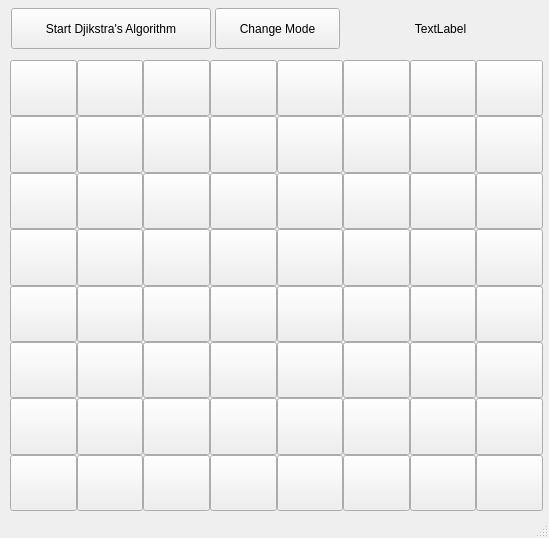
<?xml version="1.0" encoding="UTF-8"?>
<ui version="4.0">
 <class>MainWindow</class>
 <widget class="QMainWindow" name="MainWindow">
  <property name="geometry">
   <rect>
    <x>0</x>
    <y>0</y>
    <width>549</width>
    <height>538</height>
   </rect>
  </property>
  <property name="windowTitle">
   <string>MainWindow</string>
  </property>
  <widget class="QWidget" name="centralwidget">
   <widget class="QWidget" name="gridLayoutWidget">
    <property name="geometry">
     <rect>
      <x>10</x>
      <y>60</y>
      <width>533</width>
      <height>451</height>
     </rect>
    </property>
    <layout class="QGridLayout" name="gridLayout" rowstretch="8,8,8,8,8,8,8,8">
     <property name="spacing">
      <number>0</number>
     </property>
     <item row="7" column="0">
      <widget class="QPushButton" name="b07">
       <property name="sizePolicy">
        <sizepolicy hsizetype="Minimum" vsizetype="Expanding">
         <horstretch>0</horstretch>
         <verstretch>0</verstretch>
        </sizepolicy>
       </property>
       <property name="text">
        <string/>
       </property>
      </widget>
     </item>
     <item row="6" column="0">
      <widget class="QPushButton" name="b06">
       <property name="sizePolicy">
        <sizepolicy hsizetype="Minimum" vsizetype="Expanding">
         <horstretch>0</horstretch>
         <verstretch>0</verstretch>
        </sizepolicy>
       </property>
       <property name="text">
        <string/>
       </property>
      </widget>
     </item>
     <item row="1" column="0">
      <widget class="QPushButton" name="b01">
       <property name="sizePolicy">
        <sizepolicy hsizetype="Minimum" vsizetype="Expanding">
         <horstretch>0</horstretch>
         <verstretch>0</verstretch>
        </sizepolicy>
       </property>
       <property name="text">
        <string/>
       </property>
      </widget>
     </item>
     <item row="4" column="0">
      <widget class="QPushButton" name="b04">
       <property name="sizePolicy">
        <sizepolicy hsizetype="Minimum" vsizetype="Expanding">
         <horstretch>0</horstretch>
         <verstretch>0</verstretch>
        </sizepolicy>
       </property>
       <property name="text">
        <string/>
       </property>
      </widget>
     </item>
     <item row="2" column="0">
      <widget class="QPushButton" name="b02">
       <property name="sizePolicy">
        <sizepolicy hsizetype="Minimum" vsizetype="Expanding">
         <horstretch>0</horstretch>
         <verstretch>0</verstretch>
        </sizepolicy>
       </property>
       <property name="text">
        <string/>
       </property>
      </widget>
     </item>
     <item row="5" column="0">
      <widget class="QPushButton" name="b05">
       <property name="sizePolicy">
        <sizepolicy hsizetype="Minimum" vsizetype="Expanding">
         <horstretch>0</horstretch>
         <verstretch>0</verstretch>
        </sizepolicy>
       </property>
       <property name="text">
        <string/>
       </property>
      </widget>
     </item>
     <item row="0" column="5">
      <widget class="QPushButton" name="b50">
       <property name="sizePolicy">
        <sizepolicy hsizetype="Minimum" vsizetype="Expanding">
         <horstretch>0</horstretch>
         <verstretch>0</verstretch>
        </sizepolicy>
       </property>
       <property name="text">
        <string/>
       </property>
      </widget>
     </item>
     <item row="0" column="6">
      <widget class="QPushButton" name="b60">
       <property name="sizePolicy">
        <sizepolicy hsizetype="Minimum" vsizetype="Expanding">
         <horstretch>0</horstretch>
         <verstretch>0</verstretch>
        </sizepolicy>
       </property>
       <property name="text">
        <string/>
       </property>
      </widget>
     </item>
     <item row="0" column="0">
      <widget class="QPushButton" name="b00">
       <property name="sizePolicy">
        <sizepolicy hsizetype="Minimum" vsizetype="Expanding">
         <horstretch>0</horstretch>
         <verstretch>0</verstretch>
        </sizepolicy>
       </property>
       <property name="text">
        <string/>
       </property>
      </widget>
     </item>
     <item row="0" column="3">
      <widget class="QPushButton" name="b30">
       <property name="sizePolicy">
        <sizepolicy hsizetype="Minimum" vsizetype="Expanding">
         <horstretch>0</horstretch>
         <verstretch>0</verstretch>
        </sizepolicy>
       </property>
       <property name="text">
        <string/>
       </property>
      </widget>
     </item>
     <item row="0" column="2">
      <widget class="QPushButton" name="b20">
       <property name="sizePolicy">
        <sizepolicy hsizetype="Minimum" vsizetype="Expanding">
         <horstretch>0</horstretch>
         <verstretch>0</verstretch>
        </sizepolicy>
       </property>
       <property name="text">
        <string/>
       </property>
      </widget>
     </item>
     <item row="0" column="1">
      <widget class="QPushButton" name="b10">
       <property name="sizePolicy">
        <sizepolicy hsizetype="Minimum" vsizetype="Expanding">
         <horstretch>0</horstretch>
         <verstretch>0</verstretch>
        </sizepolicy>
       </property>
       <property name="text">
        <string/>
       </property>
      </widget>
     </item>
     <item row="0" column="4">
      <widget class="QPushButton" name="b40">
       <property name="sizePolicy">
        <sizepolicy hsizetype="Minimum" vsizetype="Expanding">
         <horstretch>0</horstretch>
         <verstretch>0</verstretch>
        </sizepolicy>
       </property>
       <property name="text">
        <string/>
       </property>
      </widget>
     </item>
     <item row="3" column="0">
      <widget class="QPushButton" name="b03">
       <property name="sizePolicy">
        <sizepolicy hsizetype="Minimum" vsizetype="Expanding">
         <horstretch>0</horstretch>
         <verstretch>0</verstretch>
        </sizepolicy>
       </property>
       <property name="text">
        <string/>
       </property>
      </widget>
     </item>
     <item row="0" column="7">
      <widget class="QPushButton" name="b70">
       <property name="sizePolicy">
        <sizepolicy hsizetype="Minimum" vsizetype="Expanding">
         <horstretch>0</horstretch>
         <verstretch>0</verstretch>
        </sizepolicy>
       </property>
       <property name="text">
        <string/>
       </property>
      </widget>
     </item>
     <item row="1" column="1">
      <widget class="QPushButton" name="b11">
       <property name="sizePolicy">
        <sizepolicy hsizetype="Minimum" vsizetype="Expanding">
         <horstretch>0</horstretch>
         <verstretch>0</verstretch>
        </sizepolicy>
       </property>
       <property name="text">
        <string/>
       </property>
      </widget>
     </item>
     <item row="1" column="2">
      <widget class="QPushButton" name="b21">
       <property name="sizePolicy">
        <sizepolicy hsizetype="Minimum" vsizetype="Expanding">
         <horstretch>0</horstretch>
         <verstretch>0</verstretch>
        </sizepolicy>
       </property>
       <property name="text">
        <string/>
       </property>
      </widget>
     </item>
     <item row="1" column="3">
      <widget class="QPushButton" name="b31">
       <property name="sizePolicy">
        <sizepolicy hsizetype="Minimum" vsizetype="Expanding">
         <horstretch>0</horstretch>
         <verstretch>0</verstretch>
        </sizepolicy>
       </property>
       <property name="text">
        <string/>
       </property>
      </widget>
     </item>
     <item row="1" column="4">
      <widget class="QPushButton" name="b41">
       <property name="sizePolicy">
        <sizepolicy hsizetype="Minimum" vsizetype="Expanding">
         <horstretch>0</horstretch>
         <verstretch>0</verstretch>
        </sizepolicy>
       </property>
       <property name="text">
        <string/>
       </property>
      </widget>
     </item>
     <item row="1" column="5">
      <widget class="QPushButton" name="b51">
       <property name="sizePolicy">
        <sizepolicy hsizetype="Minimum" vsizetype="Expanding">
         <horstretch>0</horstretch>
         <verstretch>0</verstretch>
        </sizepolicy>
       </property>
       <property name="text">
        <string/>
       </property>
      </widget>
     </item>
     <item row="1" column="6">
      <widget class="QPushButton" name="b61">
       <property name="sizePolicy">
        <sizepolicy hsizetype="Minimum" vsizetype="Expanding">
         <horstretch>0</horstretch>
         <verstretch>0</verstretch>
        </sizepolicy>
       </property>
       <property name="text">
        <string/>
       </property>
      </widget>
     </item>
     <item row="1" column="7">
      <widget class="QPushButton" name="b71">
       <property name="sizePolicy">
        <sizepolicy hsizetype="Minimum" vsizetype="Expanding">
         <horstretch>0</horstretch>
         <verstretch>0</verstretch>
        </sizepolicy>
       </property>
       <property name="text">
        <string/>
       </property>
      </widget>
     </item>
     <item row="2" column="1">
      <widget class="QPushButton" name="b12">
       <property name="sizePolicy">
        <sizepolicy hsizetype="Minimum" vsizetype="Expanding">
         <horstretch>0</horstretch>
         <verstretch>0</verstretch>
        </sizepolicy>
       </property>
       <property name="text">
        <string/>
       </property>
      </widget>
     </item>
     <item row="2" column="2">
      <widget class="QPushButton" name="b22">
       <property name="sizePolicy">
        <sizepolicy hsizetype="Minimum" vsizetype="Expanding">
         <horstretch>0</horstretch>
         <verstretch>0</verstretch>
        </sizepolicy>
       </property>
       <property name="text">
        <string/>
       </property>
      </widget>
     </item>
     <item row="2" column="3">
      <widget class="QPushButton" name="b32">
       <property name="sizePolicy">
        <sizepolicy hsizetype="Minimum" vsizetype="Expanding">
         <horstretch>0</horstretch>
         <verstretch>0</verstretch>
        </sizepolicy>
       </property>
       <property name="text">
        <string/>
       </property>
      </widget>
     </item>
     <item row="2" column="4">
      <widget class="QPushButton" name="b42">
       <property name="sizePolicy">
        <sizepolicy hsizetype="Minimum" vsizetype="Expanding">
         <horstretch>0</horstretch>
         <verstretch>0</verstretch>
        </sizepolicy>
       </property>
       <property name="text">
        <string/>
       </property>
      </widget>
     </item>
     <item row="2" column="5">
      <widget class="QPushButton" name="b52">
       <property name="sizePolicy">
        <sizepolicy hsizetype="Minimum" vsizetype="Expanding">
         <horstretch>0</horstretch>
         <verstretch>0</verstretch>
        </sizepolicy>
       </property>
       <property name="text">
        <string/>
       </property>
      </widget>
     </item>
     <item row="2" column="6">
      <widget class="QPushButton" name="b62">
       <property name="sizePolicy">
        <sizepolicy hsizetype="Minimum" vsizetype="Expanding">
         <horstretch>0</horstretch>
         <verstretch>0</verstretch>
        </sizepolicy>
       </property>
       <property name="text">
        <string/>
       </property>
      </widget>
     </item>
     <item row="2" column="7">
      <widget class="QPushButton" name="b72">
       <property name="sizePolicy">
        <sizepolicy hsizetype="Minimum" vsizetype="Expanding">
         <horstretch>0</horstretch>
         <verstretch>0</verstretch>
        </sizepolicy>
       </property>
       <property name="text">
        <string/>
       </property>
      </widget>
     </item>
     <item row="3" column="1">
      <widget class="QPushButton" name="b13">
       <property name="sizePolicy">
        <sizepolicy hsizetype="Minimum" vsizetype="Expanding">
         <horstretch>0</horstretch>
         <verstretch>0</verstretch>
        </sizepolicy>
       </property>
       <property name="text">
        <string/>
       </property>
      </widget>
     </item>
     <item row="3" column="2">
      <widget class="QPushButton" name="b23">
       <property name="sizePolicy">
        <sizepolicy hsizetype="Minimum" vsizetype="Expanding">
         <horstretch>0</horstretch>
         <verstretch>0</verstretch>
        </sizepolicy>
       </property>
       <property name="text">
        <string/>
       </property>
      </widget>
     </item>
     <item row="3" column="3">
      <widget class="QPushButton" name="b33">
       <property name="sizePolicy">
        <sizepolicy hsizetype="Minimum" vsizetype="Expanding">
         <horstretch>0</horstretch>
         <verstretch>0</verstretch>
        </sizepolicy>
       </property>
       <property name="text">
        <string/>
       </property>
      </widget>
     </item>
     <item row="4" column="1">
      <widget class="QPushButton" name="b14">
       <property name="sizePolicy">
        <sizepolicy hsizetype="Minimum" vsizetype="Expanding">
         <horstretch>0</horstretch>
         <verstretch>0</verstretch>
        </sizepolicy>
       </property>
       <property name="text">
        <string/>
       </property>
      </widget>
     </item>
     <item row="4" column="2">
      <widget class="QPushButton" name="b24">
       <property name="sizePolicy">
        <sizepolicy hsizetype="Minimum" vsizetype="Expanding">
         <horstretch>0</horstretch>
         <verstretch>0</verstretch>
        </sizepolicy>
       </property>
       <property name="text">
        <string/>
       </property>
      </widget>
     </item>
     <item row="4" column="3">
      <widget class="QPushButton" name="b34">
       <property name="sizePolicy">
        <sizepolicy hsizetype="Minimum" vsizetype="Expanding">
         <horstretch>0</horstretch>
         <verstretch>0</verstretch>
        </sizepolicy>
       </property>
       <property name="text">
        <string/>
       </property>
      </widget>
     </item>
     <item row="4" column="4">
      <widget class="QPushButton" name="b44">
       <property name="sizePolicy">
        <sizepolicy hsizetype="Minimum" vsizetype="Expanding">
         <horstretch>0</horstretch>
         <verstretch>0</verstretch>
        </sizepolicy>
       </property>
       <property name="text">
        <string/>
       </property>
      </widget>
     </item>
     <item row="3" column="4">
      <widget class="QPushButton" name="b43">
       <property name="sizePolicy">
        <sizepolicy hsizetype="Minimum" vsizetype="Expanding">
         <horstretch>0</horstretch>
         <verstretch>0</verstretch>
        </sizepolicy>
       </property>
       <property name="text">
        <string/>
       </property>
      </widget>
     </item>
     <item row="3" column="5">
      <widget class="QPushButton" name="b53">
       <property name="sizePolicy">
        <sizepolicy hsizetype="Minimum" vsizetype="Expanding">
         <horstretch>0</horstretch>
         <verstretch>0</verstretch>
        </sizepolicy>
       </property>
       <property name="text">
        <string/>
       </property>
      </widget>
     </item>
     <item row="3" column="6">
      <widget class="QPushButton" name="b63">
       <property name="sizePolicy">
        <sizepolicy hsizetype="Minimum" vsizetype="Expanding">
         <horstretch>0</horstretch>
         <verstretch>0</verstretch>
        </sizepolicy>
       </property>
       <property name="text">
        <string/>
       </property>
      </widget>
     </item>
     <item row="3" column="7">
      <widget class="QPushButton" name="b73">
       <property name="sizePolicy">
        <sizepolicy hsizetype="Minimum" vsizetype="Expanding">
         <horstretch>0</horstretch>
         <verstretch>0</verstretch>
        </sizepolicy>
       </property>
       <property name="text">
        <string/>
       </property>
      </widget>
     </item>
     <item row="4" column="5">
      <widget class="QPushButton" name="b54">
       <property name="sizePolicy">
        <sizepolicy hsizetype="Minimum" vsizetype="Expanding">
         <horstretch>0</horstretch>
         <verstretch>0</verstretch>
        </sizepolicy>
       </property>
       <property name="text">
        <string/>
       </property>
      </widget>
     </item>
     <item row="4" column="6">
      <widget class="QPushButton" name="b64">
       <property name="sizePolicy">
        <sizepolicy hsizetype="Minimum" vsizetype="Expanding">
         <horstretch>0</horstretch>
         <verstretch>0</verstretch>
        </sizepolicy>
       </property>
       <property name="text">
        <string/>
       </property>
      </widget>
     </item>
     <item row="4" column="7">
      <widget class="QPushButton" name="b74">
       <property name="sizePolicy">
        <sizepolicy hsizetype="Minimum" vsizetype="Expanding">
         <horstretch>0</horstretch>
         <verstretch>0</verstretch>
        </sizepolicy>
       </property>
       <property name="text">
        <string/>
       </property>
      </widget>
     </item>
     <item row="5" column="1">
      <widget class="QPushButton" name="b15">
       <property name="sizePolicy">
        <sizepolicy hsizetype="Minimum" vsizetype="Expanding">
         <horstretch>0</horstretch>
         <verstretch>0</verstretch>
        </sizepolicy>
       </property>
       <property name="text">
        <string/>
       </property>
      </widget>
     </item>
     <item row="5" column="2">
      <widget class="QPushButton" name="b25">
       <property name="sizePolicy">
        <sizepolicy hsizetype="Minimum" vsizetype="Expanding">
         <horstretch>0</horstretch>
         <verstretch>0</verstretch>
        </sizepolicy>
       </property>
       <property name="text">
        <string/>
       </property>
      </widget>
     </item>
     <item row="5" column="3">
      <widget class="QPushButton" name="b35">
       <property name="sizePolicy">
        <sizepolicy hsizetype="Minimum" vsizetype="Expanding">
         <horstretch>0</horstretch>
         <verstretch>0</verstretch>
        </sizepolicy>
       </property>
       <property name="text">
        <string/>
       </property>
      </widget>
     </item>
     <item row="5" column="4">
      <widget class="QPushButton" name="b45">
       <property name="sizePolicy">
        <sizepolicy hsizetype="Minimum" vsizetype="Expanding">
         <horstretch>0</horstretch>
         <verstretch>0</verstretch>
        </sizepolicy>
       </property>
       <property name="text">
        <string/>
       </property>
      </widget>
     </item>
     <item row="5" column="5">
      <widget class="QPushButton" name="b55">
       <property name="sizePolicy">
        <sizepolicy hsizetype="Minimum" vsizetype="Expanding">
         <horstretch>0</horstretch>
         <verstretch>0</verstretch>
        </sizepolicy>
       </property>
       <property name="text">
        <string/>
       </property>
      </widget>
     </item>
     <item row="5" column="6">
      <widget class="QPushButton" name="b65">
       <property name="sizePolicy">
        <sizepolicy hsizetype="Minimum" vsizetype="Expanding">
         <horstretch>0</horstretch>
         <verstretch>0</verstretch>
        </sizepolicy>
       </property>
       <property name="text">
        <string/>
       </property>
      </widget>
     </item>
     <item row="5" column="7">
      <widget class="QPushButton" name="b75">
       <property name="sizePolicy">
        <sizepolicy hsizetype="Minimum" vsizetype="Expanding">
         <horstretch>0</horstretch>
         <verstretch>0</verstretch>
        </sizepolicy>
       </property>
       <property name="text">
        <string/>
       </property>
      </widget>
     </item>
     <item row="6" column="1">
      <widget class="QPushButton" name="b16">
       <property name="sizePolicy">
        <sizepolicy hsizetype="Minimum" vsizetype="Expanding">
         <horstretch>0</horstretch>
         <verstretch>0</verstretch>
        </sizepolicy>
       </property>
       <property name="text">
        <string/>
       </property>
      </widget>
     </item>
     <item row="6" column="2">
      <widget class="QPushButton" name="b26">
       <property name="sizePolicy">
        <sizepolicy hsizetype="Minimum" vsizetype="Expanding">
         <horstretch>0</horstretch>
         <verstretch>0</verstretch>
        </sizepolicy>
       </property>
       <property name="text">
        <string/>
       </property>
      </widget>
     </item>
     <item row="6" column="3">
      <widget class="QPushButton" name="b36">
       <property name="sizePolicy">
        <sizepolicy hsizetype="Minimum" vsizetype="Expanding">
         <horstretch>0</horstretch>
         <verstretch>0</verstretch>
        </sizepolicy>
       </property>
       <property name="text">
        <string/>
       </property>
      </widget>
     </item>
     <item row="6" column="4">
      <widget class="QPushButton" name="b46">
       <property name="sizePolicy">
        <sizepolicy hsizetype="Minimum" vsizetype="Expanding">
         <horstretch>0</horstretch>
         <verstretch>0</verstretch>
        </sizepolicy>
       </property>
       <property name="text">
        <string/>
       </property>
      </widget>
     </item>
     <item row="6" column="5">
      <widget class="QPushButton" name="b56">
       <property name="sizePolicy">
        <sizepolicy hsizetype="Minimum" vsizetype="Expanding">
         <horstretch>0</horstretch>
         <verstretch>0</verstretch>
        </sizepolicy>
       </property>
       <property name="text">
        <string/>
       </property>
      </widget>
     </item>
     <item row="6" column="6">
      <widget class="QPushButton" name="b66">
       <property name="sizePolicy">
        <sizepolicy hsizetype="Minimum" vsizetype="Expanding">
         <horstretch>0</horstretch>
         <verstretch>0</verstretch>
        </sizepolicy>
       </property>
       <property name="text">
        <string/>
       </property>
      </widget>
     </item>
     <item row="6" column="7">
      <widget class="QPushButton" name="b76">
       <property name="sizePolicy">
        <sizepolicy hsizetype="Minimum" vsizetype="Expanding">
         <horstretch>0</horstretch>
         <verstretch>0</verstretch>
        </sizepolicy>
       </property>
       <property name="text">
        <string/>
       </property>
      </widget>
     </item>
     <item row="7" column="1">
      <widget class="QPushButton" name="b17">
       <property name="sizePolicy">
        <sizepolicy hsizetype="Minimum" vsizetype="Expanding">
         <horstretch>0</horstretch>
         <verstretch>0</verstretch>
        </sizepolicy>
       </property>
       <property name="text">
        <string/>
       </property>
      </widget>
     </item>
     <item row="7" column="2">
      <widget class="QPushButton" name="b27">
       <property name="sizePolicy">
        <sizepolicy hsizetype="Minimum" vsizetype="Expanding">
         <horstretch>0</horstretch>
         <verstretch>0</verstretch>
        </sizepolicy>
       </property>
       <property name="text">
        <string/>
       </property>
      </widget>
     </item>
     <item row="7" column="3">
      <widget class="QPushButton" name="b37">
       <property name="sizePolicy">
        <sizepolicy hsizetype="Minimum" vsizetype="Expanding">
         <horstretch>0</horstretch>
         <verstretch>0</verstretch>
        </sizepolicy>
       </property>
       <property name="text">
        <string/>
       </property>
      </widget>
     </item>
     <item row="7" column="4">
      <widget class="QPushButton" name="b47">
       <property name="sizePolicy">
        <sizepolicy hsizetype="Minimum" vsizetype="Expanding">
         <horstretch>0</horstretch>
         <verstretch>0</verstretch>
        </sizepolicy>
       </property>
       <property name="text">
        <string/>
       </property>
      </widget>
     </item>
     <item row="7" column="5">
      <widget class="QPushButton" name="b57">
       <property name="sizePolicy">
        <sizepolicy hsizetype="Minimum" vsizetype="Expanding">
         <horstretch>0</horstretch>
         <verstretch>0</verstretch>
        </sizepolicy>
       </property>
       <property name="text">
        <string/>
       </property>
      </widget>
     </item>
     <item row="7" column="6">
      <widget class="QPushButton" name="b67">
       <property name="sizePolicy">
        <sizepolicy hsizetype="Minimum" vsizetype="Expanding">
         <horstretch>0</horstretch>
         <verstretch>0</verstretch>
        </sizepolicy>
       </property>
       <property name="text">
        <string/>
       </property>
      </widget>
     </item>
     <item row="7" column="7">
      <widget class="QPushButton" name="b77">
       <property name="sizePolicy">
        <sizepolicy hsizetype="Minimum" vsizetype="Expanding">
         <horstretch>0</horstretch>
         <verstretch>0</verstretch>
        </sizepolicy>
       </property>
       <property name="text">
        <string/>
       </property>
      </widget>
     </item>
    </layout>
   </widget>
   <widget class="QPushButton" name="bStart">
    <property name="geometry">
     <rect>
      <x>11</x>
      <y>8</y>
      <width>200</width>
      <height>41</height>
     </rect>
    </property>
    <property name="text">
     <string>Start Djikstra's Algorithm</string>
    </property>
   </widget>
   <widget class="QLabel" name="mode">
    <property name="geometry">
     <rect>
      <x>340</x>
      <y>8</y>
      <width>201</width>
      <height>41</height>
     </rect>
    </property>
    <property name="text">
     <string>TextLabel</string>
    </property>
    <property name="alignment">
     <set>Qt::AlignCenter</set>
    </property>
   </widget>
   <widget class="QPushButton" name="bModeChange">
    <property name="geometry">
     <rect>
      <x>215</x>
      <y>8</y>
      <width>125</width>
      <height>41</height>
     </rect>
    </property>
    <property name="text">
     <string>Change Mode</string>
    </property>
   </widget>
  </widget>
  <widget class="QStatusBar" name="statusbar"/>
 </widget>
 <resources/>
 <connections/>
</ui>
